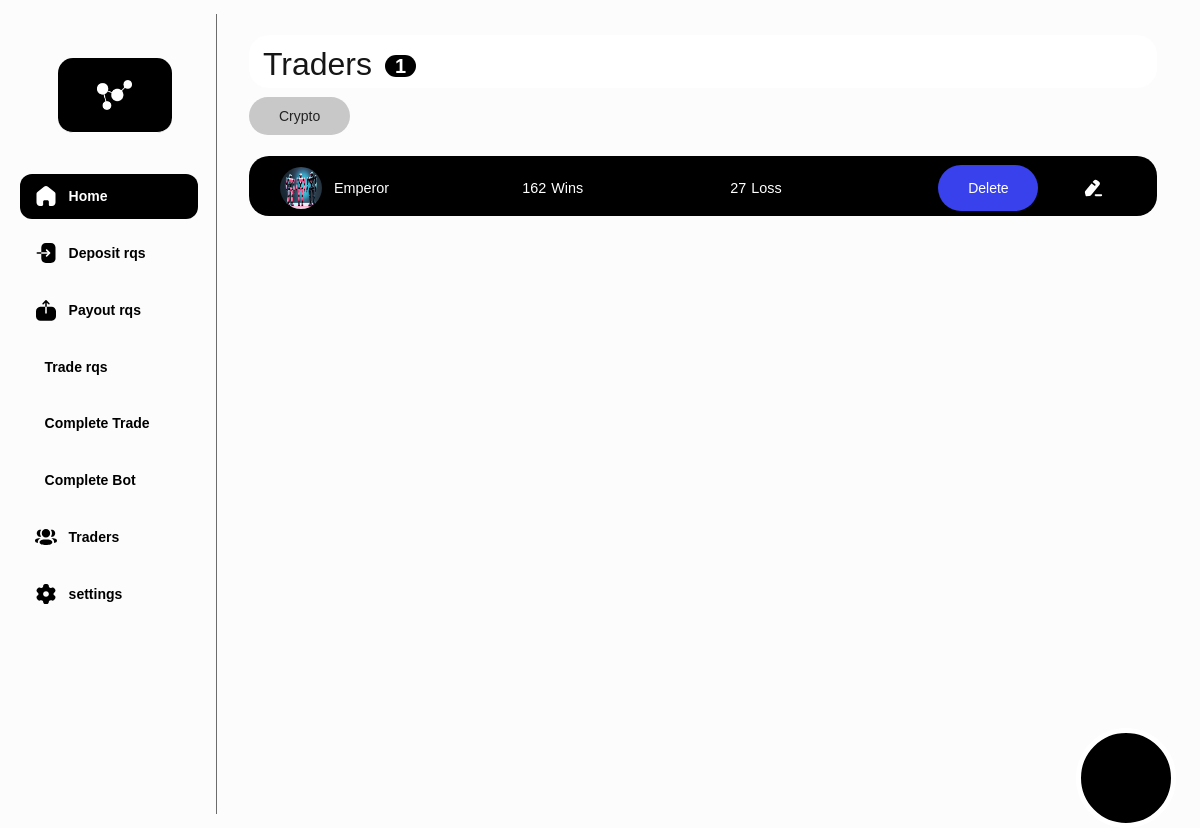
/administrator/traders/ (signed in), run on an earlier commit of the app's database.
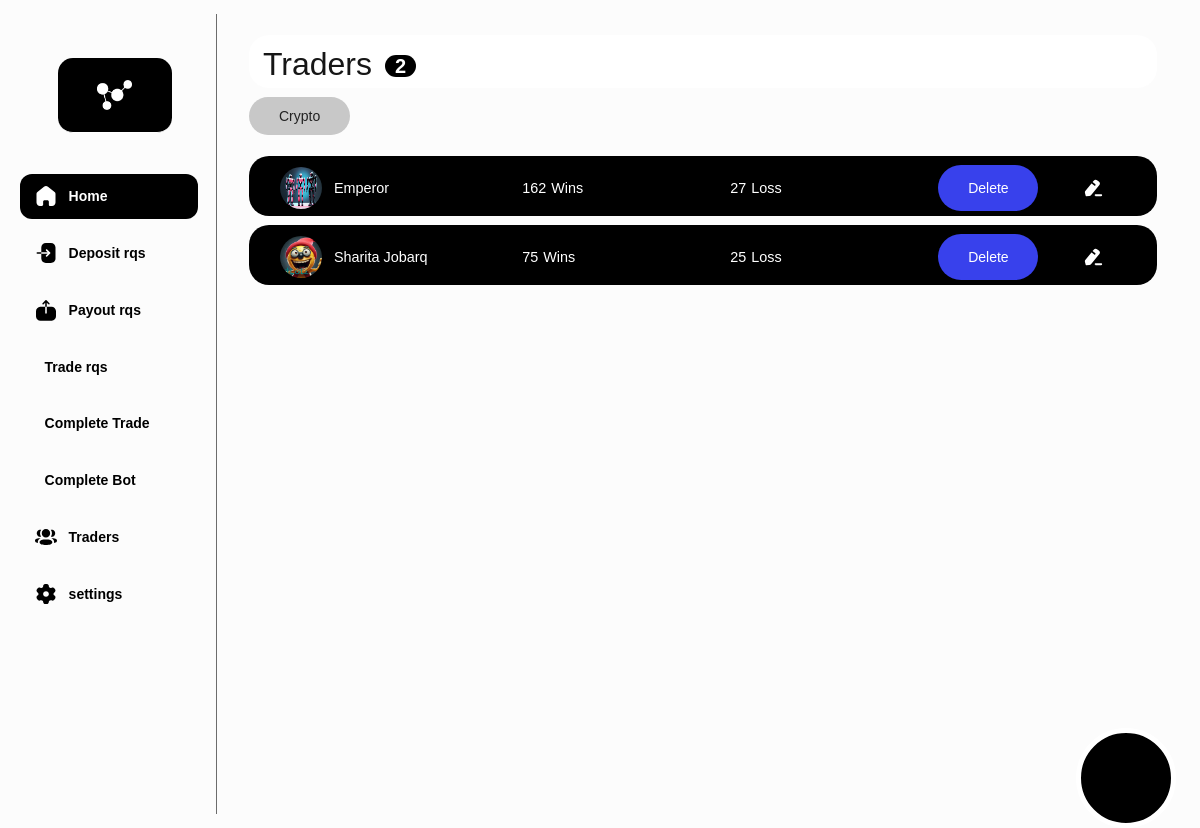
And on a later commit of the database.
### dash/models.py (models this page shows)
class NewTrader(models.Model):
       id = models.CharField(max_length=36, primary_key=True, default=generate_deposit_id, editable=False)
       profile_image = models.ImageField(upload_to='images/')
       trader_name = models.CharField(max_length=255, default='New Trader')
       profit_share = models.CharField(max_length=255, default='20')
       category  = models.CharField(max_length=255, default='Crypto')
       wins = models.IntegerField(null=True)
       losses = models.IntegerField(null=True)
       copiers = models.IntegerField(default=45)
       copy_max = models.IntegerField(null=True)
       minimum_deposit = models.DecimalField(max_digits=10, decimal_places=2)
       bio = models.TextField()

### dash/views.py (the view)
    @login_required
    def wrapper(request, *args, **kwargs):
        if not request.user.is_superuser:
            return redirect('/administrator/login/')
        return view_func(request, *args, **kwargs)

### dash/models.py (called while the page is built)
def generate_deposit_id():
    return f"BD-{uuid.uuid4().hex[:6].upper()}"

### dash/views.py (called while the page is built)
def admin_required(view_func):
    @login_required
    def wrapper(request, *args, **kwargs):
        if not request.user.is_superuser:
            return redirect('/administrator/login/')
        return view_func(request, *args, **kwargs)
    return wrapper

@admin_required
def administrator_traders(request):
    traders = NewTrader.objects.all()
    new_trader_count = NewTrader.objects.all().count()
    if request.method == 'POST':
        form = NewTraderForm(request.POST, request.FILES)
        if form.is_valid():
            trader = form.save(commit=False)
            trader.save()
            return redirect('/administrator/traders/')
    else:
        form = NewTraderForm()
    return render(request,'admin-dashmilliy/traders.html',{'form': form, 'traders': traders, 'new_trader_count': new_trader_count})

### dash/templates/admin-dashmilliy/traders.html (shortened to what the changed rows need)
{% load static %}
<!DOCTYPE html>
<html data-wf-page="663e071ea1019a900c6b65a4" data-wf-site="66302dd7bd5484465eacc02e">
<head>
  <link href="{% static 'css/normalize.css' %}" rel="stylesheet" type="text/css">
  <link href="{% static 'css/webflow.css'  %}" rel="stylesheet" type="text/css">
  <link href="{% static 'css/exful.webflow.css' %}" rel="stylesheet" type="text/css">
</head>
<body>
  <section class="section-19">
    <div id="w-node-_65d0f732-57e1-0510-4271-a3ef4eba0d76-0c6b65a4" class="div-block-266 depi">
  <div id="w-node-_7269f980-fed0-5615-bd0b-c8d97c2ed74b-0c6b65a4" class="listhold">
    <div class="traderieditcard sml">
      <h2 class="heading-16">Traders</h2>
      <h2 class="heading-16"><span class="text-span-3">{{ new_trader_count }}</span></h2>
    </div>
    <div data-current="Tab 1" data-easing="ease" data-duration-in="300" data-duration-out="100" class="w-tabs">
      <div class="w-tab-content">
        <div data-w-tab="Tab 1" class="w-tab-pane w--tab-active">
          {% for trader in traders %}
          {% if trader.category == 'Crypto' %}
          <div class="traderieditcard">
            <div id="w-node-_84727116-d68b-4d3d-0fa2-cced55cc73ca-0c6b65a4" class="div-block-275"><img src="{{ MEDIA_URL }}{{ trader.profile_image.url }}" loading="lazy" sizes="(max-width: 1279px) 42px, (max-width: 1439px) 3vw, 42px"  alt="" class="image-25">
              <h3 class="heading-17">{{ trader.trader_name }}</h3>
            </div>
            <div id="w-node-_84727116-d68b-4d3d-0fa2-cced55cc73ce-0c6b65a4" class="div-block-276">
              <h3 class="heading-17">{{ trader.wins }}</h3>
              <h3 class="heading-17">Wins</h3>
            </div>
            <div id="w-node-_84727116-d68b-4d3d-0fa2-cced55cc73d3-0c6b65a4" class="div-block-276">
              <h3 class="heading-17">{{ trader.losses }}</h3>
              <h3 class="heading-17">Loss</h3>
            </div>
            <div id="w-node-_84727116-d68b-4d3d-0fa2-cced55cc73d8-0c6b65a4" class="div-block-277">
              <a id="w-node-_84727116-d68b-4d3d-0fa2-cced55cc73d9-0c6b65a4" href="{% url 'delete_trader' trader.id %}" class="delete-trader w-button">Delete</a>
              <a href="{% url 'traders_manager' trader.id %}" class="edit-trader w-inline-block"><img src="{% static '/images/Edit.svg' %}" loading="lazy" id="w-node-be3f783e-97c1-7973-4ad7-080554a77649-50ef4122" alt="" class="image-26"></a>
            </div>
          </div>
          {% endif %}
          {% endfor %}
        </div>
      </div>
    </div>
  </section>
</body>
</html>

What changed in the data, as far as the page shows it:
added NewTrader: profile_image (picture), trader_name "Sharita Jobarq", wins "75", losses "25"
Also different on the page:
{{ new_trader_count }}: "1" → "2"
